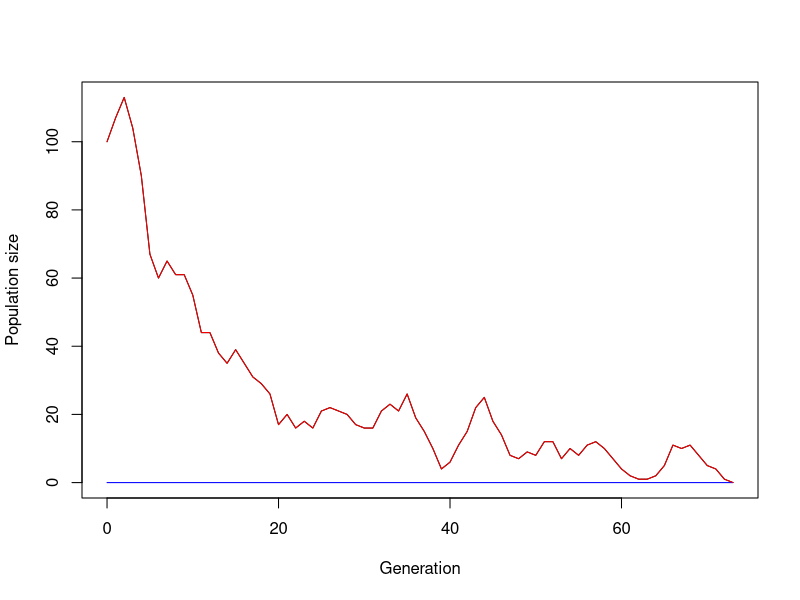

The R source for this figure:
## ---- chunk 1
simulate_one_gen <- function(N_a, N_A, decay_rate, sel_coeff, mut_rate) {
  K<- 1000
  offsp_a <- (rpois(1, N_a * (1-decay_rate))) 
  offsp_A <- (rpois(1, N_A * (1-decay_rate+sel_coeff)))*(1-(N_a+N_A)/K)
  
  offsp_a <- round(offsp_a,0)
  offsp_A <- round(offsp_A,0)
  # draw new mutants according to Poisson distribution
  mut_a_to_A <- rpois(1, offsp_a * mut_rate)
  
  # determine new population sizes of wild type and mutant
  N_a_new  <- max(offsp_a - mut_a_to_A, 0)
  N_A_new <-  offsp_A + mut_a_to_A
 print((1-((N_a+N_A)/K)))
  return(c(N_a_new, N_A_new))
}
# Test the function
print(simulate_one_gen(0,100,0,0.2,0.01))



## ---- chunk 2
simulate_pop <- function(N_init_a, N_init_A, decay_rate, sel_coeff, mut_rate, t_max) {
  # Create the vector in which to save the results
  pop_vector <- c(N_init_a, N_init_A)
  # initiate the variables
  pop_new <- c(N_init_a, N_init_A)
  # run the simulation until generation t_max
  for (i in 1:t_max) {
    # redefine the current population one generation later
    pop_new <- simulate_one_gen(pop_new[1],pop_new[2], decay_rate, sel_coeff, mut_rate)
    # add the new population sizes to the output vector
    pop_vector <- rbind(pop_vector,pop_new)
    # condition to stop the simulation before t_max: either the population exceeds 1.5 times the original population size, or it goes extinct
    if (pop_new[1]+pop_new[2]>=10000*(N_init_a+ N_init_A) | pop_new[1]+pop_new[2]==0) break
  }
 
  # define the row and column names of the output vector
  rownames(pop_vector) <- (0:t_max)[1:length(pop_vector[,1])] # note that the vector has to be cut if the simulation stopped early
  colnames(pop_vector) <- c("a","A")
  # return the result
  return(pop_vector)	
}
# Test the function an plot the result
# set t_max to a value to be used througout
max_gen <- 1000
# create your simulation data
output <- simulate_pop(0,100,0,0.02,0.0001,max_gen)
# show the last few lines of the data table
print(tail(output))
# plot the output - note that the plot range and the x axis have to be adjusted based on the length of the table
# determine x axis range 
x_range <- 0:(length(output[,1])-1)
# this plots the total population size
plot(x_range,output[,1]+output[,2],type='l',ylim=c(0,max(output[,1]+output[,2])),xlab = "Generation",ylab = "Population size")
# add number of wild type individuals
lines(x_range,output[,1], col="blue")
# add number of mutant individuals
lines(x_range,output[,2], col="red")
## ---- chunk 3
# set some parameters to fixed values
init_a <- 100
init_A <- 0
m_rate <- 0.001
max_gen <- 1000
# determine how often to run the simulation for each set of parameters
no_replicates <- 100

# set parameters to vary
s_values <- c(0.2,0.3,0.4)
r_values <- c(0.05,0.1,0.15)

# initialize data table - where to collect the results
data_table <- c()
# run the simulation across all chosen parameters
# loop over decay rates
for(rval in r_values){
  # loop over selection coefficients
  for(sval in s_values){
    # different way of running many simulations: make replicates using "repeat" function with a counter i
    # reset counter
    i<-1
    repeat {
      # increase counter by one
      i<-i+1
      # run the simulation once
      one_run <- simulate_pop(init_a,init_A,rval,sval,m_rate,max_gen)
      # determine total population sizes
      total_size <- one_run[,1]+one_run[,2]
      # determine minimum population size
      min_size <- min(total_size)
      # determine (first) generation at which this population size occurred
      min_gen <- as.numeric(which(total_size==min_size)[1])
      # enter the data into the table
      data_table <- rbind(data_table,c(rval,sval,min_gen,min_size)) # note that we add the varying parameters (decay rate and selection coefficient) to the table too
      # stop the repeated computation after no_replicates times
      if(i>no_replicates) break
    }
  }
}
# define column names of data table
colnames(data_table) <- c("r","s","min_gen","no_min")
# show the first lines of the output
print(head(data_table))
